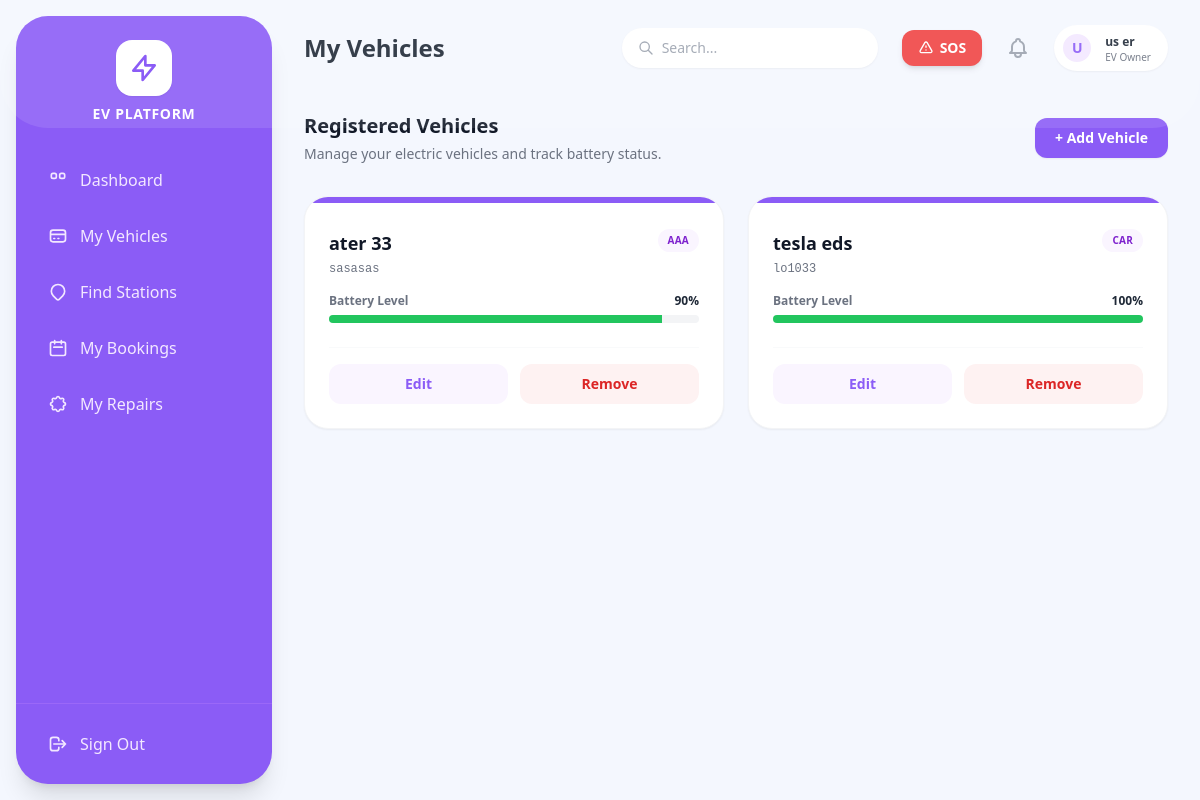
Page /owner/vehicles/ (signed in) on the committed database.
### accounts/models.py (models this page shows, shortened)
class User(AbstractUser):
    class RoleChoices(models.TextChoices):
        ADMIN = 'ADMIN', 'Admin'
        EV_OWNER = 'EV_OWNER', 'EV Owner'
        STATION_OPERATOR = 'STATION_OPERATOR', 'Charging Station Operator'
        SERVICE_CENTER = 'SERVICE_CENTER', 'Service Center'
        DELIVERY_PARTNER = 'DELIVERY_PARTNER', 'Delivery Partner'
    role = models.CharField(max_length=20, choices=RoleChoices.choices, default=RoleChoices.EV_OWNER)
    phone_number = models.CharField(max_length=15, unique=True, blank=True, null=True)
    is_approved = models.BooleanField(default=False)
    email_verified = models.BooleanField(default=False) # For optional email verification

### owner/models.py (models this page shows, shortened)
class Vehicle(models.Model):
    user = models.ForeignKey(settings.AUTH_USER_MODEL, on_delete=models.CASCADE, related_name='vehicles')
    make = models.CharField(max_length=100)
    model = models.CharField(max_length=100)
    registration_number = models.CharField(max_length=50, unique=True)
    battery_level = models.IntegerField(validators=[MinValueValidator(0), MaxValueValidator(100)], default=100)
    vehicle_type = models.CharField(max_length=50, blank=True, null=True)

### owner/views.py (the view)
# urls.py: path('vehicles/', views.vehicle_list, name='owner_vehicle_list'),
@login_required
@role_required('EV_OWNER')
def vehicle_list(request):
    vehicle_qs = request.user.vehicles.all().order_by('-id')
    paginator = Paginator(vehicle_qs, 10) # Pagination: 10 per page
    page_number = request.GET.get('page')
    vehicles = paginator.get_page(page_number)
    return render(request, 'owner/vehicle_list.html', {'vehicles': vehicles})

### notifications/context_processors.py (called while the page is built)
def unread_count(request):
    if request.user.is_authenticated:
        count = request.user.notifications.filter(is_read=False).count()
        return {'unread_notifications_count': count}
    return {'unread_notifications_count': 0}

### owner/templates/owner/vehicle_list.html (shortened to what this page needs)
{% extends 'base.html' %}
{% block header_title %}My Vehicles{% endblock %}
{% block content %}
<div class="flex justify-between items-center mb-8">
    <div>
        <h2 class="text-xl font-bold text-gray-900">Registered Vehicles</h2>
        <p class="text-sm text-gray-500 mt-1">Manage your electric vehicles and track battery status.</p>
    </div>
    <a href="{% url 'vehicle_add' %}" class="bg-[#8b5cf6] text-white px-5 py-2.5 rounded-xl text-sm font-bold hover:bg-purple-600 transition shadow-sm">+ Add Vehicle</a>
</div>
<div class="grid grid-cols-1 md:grid-cols-2 xl:grid-cols-3 gap-6">
    {% for vehicle in vehicles %}
    <div class="bg-white rounded-[1.5rem] p-6 shadow-sm border border-gray-100 relative overflow-hidden group">
        <div class="absolute top-0 left-0 w-full h-1.5 bg-[#8b5cf6]"></div>
        <div class="flex justify-between items-start mb-4 mt-2">
            <div>
                <h3 class="text-lg font-bold text-gray-900">{{ vehicle.make }} {{ vehicle.model }}</h3>
                <p class="text-xs text-gray-500 font-mono mt-1">{{ vehicle.registration_number }}</p>
            </div>
            <span class="bg-purple-50 text-purple-700 text-[10px] uppercase tracking-wide px-2.5 py-1 rounded-full font-bold">
                {{ vehicle.vehicle_type|default:"EV" }}
            </span>
        </div>
        <div class="mb-6">
            <div class="flex justify-between text-xs mb-1.5">
                <span class="text-gray-500 font-bold">Battery Level</span>
                <span class="font-bold text-gray-800">{{ vehicle.battery_level }}%</span>
            </div>
            <div class="w-full h-2 bg-gray-100 rounded-full overflow-hidden">
                <div class="h-full {% if vehicle.battery_level > 20 %}bg-green-500{% else %}bg-red-500{% endif %}" style="width: {{ vehicle.battery_level }}%;"></div>
            </div>
        </div>
        <div class="flex space-x-3 pt-4 border-t border-gray-50">
            <a href="{% url 'vehicle_edit' vehicle.id %}" class="flex-1 text-center py-2.5 text-sm text-[#8b5cf6] bg-purple-50 rounded-xl hover:bg-purple-100 font-bold transition">Edit</a>
            <a href="{% url 'vehicle_delete' vehicle.id %}" class="flex-1 text-center py-2.5 text-sm text-red-600 bg-red-50 rounded-xl hover:bg-red-100 font-bold transition">Remove</a>
        </div>
    </div>
    {% endfor %}
</div>
{% endblock %}

### templates/base.html (shortened to what this page needs)
<!DOCTYPE html>
<html lang="en">
<head>
    <script src="https://cdn.tailwindcss.com"></script>
</head>
<body class="flex h-screen font-sans text-gray-800 antialiased overflow-hidden">
    <aside id="mobile-sidebar" class="fixed md:static inset-y-0 left-0 z-50 w-64 bg-[#8b5cf6] text-white flex flex-col sidebar-hidden md:transform-none md:my-4 md:ml-4 md:rounded-[2rem] shadow-xl overflow-hidden">
        <div class="flex items-center justify-between md:justify-center mt-6 mb-8 px-6 md:px-0 z-10">
            <div class="flex flex-col items-center">
                <div class="bg-white text-[#8b5cf6] p-3 rounded-2xl mb-2 shadow-sm flex items-center justify-center">
                    <svg class="h-8 w-8" fill="none" stroke="currentColor" viewBox="0 0 24 24"><path stroke-linecap="round" stroke-linejoin="round" stroke-width="2" d="M13 10V3L4 14h7v7l9-11h-7z"></path></svg>
                </div>
                <h2 class="font-bold tracking-wider text-sm uppercase hidden md:block">EV Platform</h2>
            </div>
        </div>
        <nav class="flex-1 px-4 overflow-y-auto hide-scrollbar z-10 pb-4">
            <ul class="space-y-2">
                {% if request.user.role == 'EV_OWNER' %}
                <li><a href="{% url 'owner_dashboard' %}" class="flex items-center space-x-3 px-4 py-3 rounded-xl text-purple-100 hover:bg-white hover:bg-opacity-10 transition font-medium"><svg class="w-5 h-5" fill="none" stroke="currentColor" viewBox="0 0 24 24"><path stroke-linecap="round" stroke-linejoin="round" stroke-width="2" d="M4 6a2 2 0 012-2h2a2 2 0 012 2v2a2 2 0 01-2 2H6a2 2 0 01-2-2V6zM14 6a2 2 0 012-2h2a2 2 0 012 2v2a2 2 0 01-2 2h-2a2 2 0 01-2-2V6z"></path></svg><span>Dashboard</span></a></li>
                <li><a href="{% url 'owner_vehicle_list' %}" class="flex items-center space-x-3 px-4 py-3 rounded-xl text-purple-100 hover:bg-white hover:bg-opacity-10 transition font-medium"><svg class="w-5 h-5" fill="none" stroke="currentColor" viewBox="0 0 24 24"><path stroke-linecap="round" stroke-linejoin="round" stroke-width="2" d="M3 10h18M7 15h1m4 0h1m-7 4h12a3 3 0 003-3V8a3 3 0 00-3-3H6a3 3 0 00-3 3v8a3 3 0 003 3z"></path></svg><span>My Vehicles</span></a></li>
                <li><a href="{% url 'browse_stations' %}" class="flex items-center space-x-3 px-4 py-3 rounded-xl text-purple-100 hover:bg-white hover:bg-opacity-10 transition font-medium"><svg class="w-5 h-5" fill="none" stroke="currentColor" viewBox="0 0 24 24"><path stroke-linecap="round" stroke-linejoin="round" stroke-width="2" d="M17.657 16.657L13.414 20.9a1.998 1.998 0 01-2.827 0l-4.244-4.243a8 8 0 1111.314 0z"></path></svg><span>Find Stations</span></a></li>
                <li><a href="{% url 'booking_list' %}" class="flex items-center space-x-3 px-4 py-3 rounded-xl text-purple-100 hover:bg-white hover:bg-opacity-10 transition font-medium"><svg class="w-5 h-5" fill="none" stroke="currentColor" viewBox="0 0 24 24"><path stroke-linecap="round" stroke-linejoin="round" stroke-width="2" d="M8 7V3m8 4V3m-9 8h10M5 21h14a2 2 0 002-2V7a2 2 0 00-2-2H5a2 2 0 00-2 2v12a2 2 0 002 2z"></path></svg><span>My Bookings</span></a></li>
                <li><a href="{% url 'owner_service_dashboard' %}" class="flex items-center space-x-3 px-4 py-3 rounded-xl text-purple-100 hover:bg-white hover:bg-opacity-10 transition font-medium"><span>My Repairs</span></a></li>
                {% endif %}
            </ul>
        </nav>
        <div class="p-4 z-10 border-t border-purple-400 border-opacity-30">
            <form method="post" action="{% url 'logout' %}">
                <button type="submit" class="w-full flex items-center space-x-3 px-4 py-3 rounded-xl text-purple-100 hover:bg-white hover:text-red-500 hover:bg-opacity-10 transition font-medium">
                    <svg class="w-5 h-5" fill="none" stroke="currentColor" viewBox="0 0 24 24"><path stroke-linecap="round" stroke-linejoin="round" stroke-width="2" d="M17 16l4-4m0 0l-4-4m4 4H7m6 4v1a3 3 0 01-3 3H6a3 3 0 01-3-3V7a3 3 0 013-3h4a3 3 0 013 3v1"></path></svg>
                    <span>Sign Out</span>
                </button>
            </form>
        </div>
    </aside>
    <div class="flex-1 flex flex-col h-full overflow-hidden">
        <header class="h-20 bg-transparent flex items-center justify-between px-4 md:px-8 z-10 pt-4 md:pt-6 pb-2">
            <div class="flex items-center">
                <h1 class="text-xl md:text-2xl font-bold text-gray-800 truncate">
                    {% block header_title %}Dashboard{% endblock %}
                </h1>
            </div>
            <div class="flex items-center space-x-3 md:space-x-6">
                <div class="hidden lg:block relative w-64">
                    <input type="text" placeholder="Search..." class="w-full bg-white rounded-full py-2.5 pl-10 pr-4 shadow-sm border-none focus:ring-2 focus:ring-[#8b5cf6] text-sm text-gray-600 outline-none">
                    <svg class="w-4 h-4 text-gray-400 absolute left-4 top-3" fill="none" stroke="currentColor" viewBox="0 0 24 24"><path stroke-linecap="round" stroke-linejoin="round" stroke-width="2" d="M21 21l-6-6m2-5a7 7 0 11-14 0 7 7 0 0114 0z"></path></svg>
                </div>
                {% if request.user.role == 'EV_OWNER' %}
                <form method="post" action="{% url 'trigger_sos' %}" class="inline-block" onsubmit="return confirm('Are you sure you want to trigger an Emergency SOS? This will alert all service centers.');">
                    <button type="submit" class="bg-red-500 text-white px-4 py-2 rounded-xl font-bold text-sm shadow-md hover:bg-red-600 animate-pulse flex items-center transition">
                        <svg class="w-4 h-4 mr-1.5" fill="none" stroke="currentColor" viewBox="0 0 24 24"><path stroke-linecap="round" stroke-linejoin="round" stroke-width="2" d="M12 9v2m0 4h.01m-6.938 4h13.856c1.54 0 2.502-1.667 1.732-3L13.732 4c-.77-1.333-2.694-1.333-3.464 0L3.34 16c-.77 1.333.192 3 1.732 3z"></path></svg>
                        SOS
                    </button>
                </form>
                {% endif %}
                <div class="relative group">
                    <a href="{% url 'notification_list' %}" class="relative p-2 text-gray-400 hover:text-gray-500">
                    </a>
                </div>
                <a href="{% url 'profile_view' %}" class="flex items-center space-x-3 bg-white pl-1.5 pr-4 py-1.5 rounded-full shadow-sm border border-gray-100 hover:bg-purple-50 transition border-transparent hover:border-purple-200 cursor-pointer group">
                    <div class="h-8 w-8 rounded-full bg-purple-100 flex items-center justify-center text-[#8b5cf6] font-bold uppercase text-sm border-2 border-white">
                        {{ request.user.username|make_list|first }}
                    </div>
                    <div class="hidden md:block text-left">
                        <p class="text-xs font-bold text-gray-800 group-hover:text-[#8b5cf6] transition">{{ request.user.get_full_name|default:request.user.username }}</p>
                        <p class="text-[10px] text-gray-500 leading-none mt-0.5">{{ request.user.get_role_display }}</p>
                    </div>
                </a>
            </div>
        </header>
        <main class="flex-1 overflow-x-hidden overflow-y-auto p-4 md:p-8 hide-scrollbar">
            {% block content %}
            {% endblock %}
        </main>
    </div>
</body>
</html>

### templates/base.html (style rules this page uses)
body { font-family: 'Poppins', sans-serif; background-color: #f4f7fe; }
#mobile-sidebar { transition: transform 0.3s ease-in-out; }
.sidebar-hidden { transform: translateX(-100%); }
.hide-scrollbar { -ms-overflow-style: none; scrollbar-width: none; }

### rows in the picture
User: user.username|make_list "U", user.get_full_name "us er", user.role "EV Owner"
Vehicle: make "ater", model "33", registration_number "sasasas", vehicle_type "AAA", battery_level "90"
Vehicle: make "tesla", model "eds", registration_number "lo1033", vehicle_type "CAR", battery_level "100"
